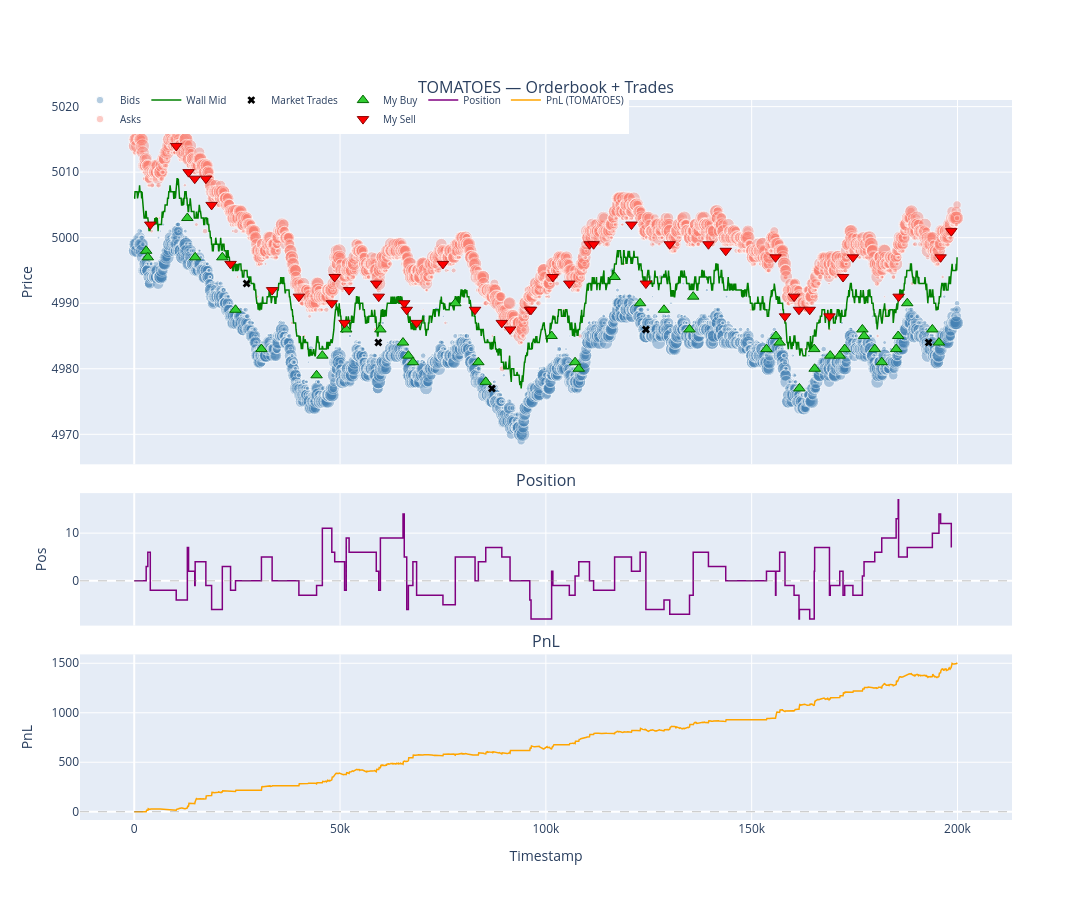

Here is the notebook cell this chart was saved with:
### Code cell
fig = plot_review("TOMATOES")
fig.show()

### Figure 1 — Plotly figure (JSON) as saved in the notebook; plotly's stock layout.template omitted (floating-point values rounded to 4 significant figures; data arrays with more than 128 entries replaced by an {"elided": "..."} marker saying what was removed)
{"data": [{"hovertemplate": "t=%{x}<br>p=%{y}<extra>Bid</extra>", "legendgroup": "ob", "marker": {"color": "steelblue", "opacity": 0.4, "size": {"elided": "4058 float values"}}, "mode": "markers", "name": "Bids", "type": "scatter", "x": {"elided": "4058 int values"}, "xaxis": "x", "y": {"elided": "4058 int values"}, "yaxis": "y"}, {"hovertemplate": "t=%{x}<br>p=%{y}<extra>Ask</extra>", "legendgroup": "ob", "marker": {"color": "salmon", "opacity": 0.4, "size": {"elided": "4067 float values"}}, "mode": "markers", "name": "Asks", "type": "scatter", "x": {"elided": "4067 int values"}, "xaxis": "x", "y": {"elided": "4067 int values"}, "yaxis": "y"}, {"legendgroup": "wm", "line": {"color": "green", "width": 1.5}, "mode": "lines", "name": "Wall Mid", "type": "scatter", "x": {"elided": "2000 int values"}, "xaxis": "x", "y": {"elided": "2000 float values"}, "yaxis": "y"}, {"customdata": [5, 2, 4, 2, 5], "hovertemplate": "t=%{x}<br>p=%{y}<br>qty=%{customdata}<extra>Mkt</extra>", "legendgroup": "mkt", "marker": {"color": "black", "size": 7, "symbol": "x"}, "mode": "markers", "name": "Market Trades", "type": "scatter", "x": [27300, 59300, 86900, 124300, 193000], "xaxis": "x", "y": [4993, 4984, 4977, 4986, 4984], "yaxis": "y"}, {"customdata": [3, 3, 11, 5, 9, 2, 5, 2, 12, 11, 11, 5, 5, 5, 10, 4, 3, 10, 4, 3, 7, 4, 2, 4, 9, 2, 5, 4, 2, 10, 5, 2, 3, 2, 4, 3, 2, 3, 4, 4, 2, 3, 4], "hovertemplate": "t=%{x}<br>p=%{y}<br>qty=%{customdata}<extra>My Buy</extra>", "legendgroup": "my", "marker": {"color": "limegreen", "line": {"color": "darkgreen", "width": 1}, "size": 10, "symbol": "triangle-up"}, "mode": "markers", "name": "My Buy", "type": "scatter", "x": [2900, 3300, 12900, 14800, 21400, 24600, 30900, 44300, 45700, 51500, 59800, 65300, 66600, 67700, 78000, 83600, 85400, 101400, 107100, 108000, 116700, 122900, 128700, 134900, 135800, 153600, 155900, 156800, 161600, 165200, 165300, 169100, 171400, 172600, 176900, 177300, 179900, 181600, 185100, 185600, 187800, 193900, 195500], "xaxis": "x", "y": [4998, 4997, 5003, 4997, 4997, 4989, 4983, 4979, 4982, 4986, 4986, 4984, 4982, 4981, 4990, 4981, 4978, 4985, 4981, 4980, 4994, 4990, 4989, 4986, 4991, 4983, 4985, 4984, 4977, 4983, 4980, 4982, 4982, 4983, 4986, 4985, 4983, 4981, 4983, 4985, 4990, 4986, 4984], "yaxis": "y"}, {"customdata": [8, 2, 5, 3, 5, 5, 5, 5, 3, 5, 2, 6, 3, 4, 4, 9, 11, 7, 2, 5, 2, 5, 4, 4, 3, 2, 4, 2, 3, 12, 3, 3, 3, 5, 7, 2, 5, 2, 10, 5, 2, 12, 2, 5], "hovertemplate": "t=%{x}<br>p=%{y}<br>qty=%{customdata}<extra>My Sell</extra>", "legendgroup": "my", "marker": {"color": "red", "line": {"color": "darkred", "width": 1}, "size": 10, "symbol": "triangle-down"}, "mode": "markers", "name": "My Sell", "type": "scatter", "x": [3900, 10200, 13200, 14700, 17400, 18800, 23400, 33500, 40000, 48000, 48700, 51100, 52200, 58800, 59400, 65600, 66200, 68600, 75000, 82800, 89300, 91300, 96100, 96400, 101700, 105700, 110600, 111600, 120800, 124300, 130100, 139500, 143700, 155800, 158100, 160300, 161500, 164100, 168900, 172200, 174600, 185700, 195900, 198500], "xaxis": "x", "y": [5002, 5014, 5010, 5009, 5009, 5005, 4996, 4992, 4991, 4990, 4994, 4987, 4992, 4993, 4991, 4990, 4989, 4987, 4996, 4989, 4987, 4986, 4989, 4989, 4994, 4993, 4999, 4999, 5002, 4993, 4999, 4999, 4998, 4997, 4988, 4991, 4989, 4989, 4988, 4994, 4997, 4991, 4997, 5001], "yaxis": "y"}, {"hovertemplate": "t=%{x}<br>pos=%{y}<extra></extra>", "legendgroup": "pos", "line": {"color": "purple", "shape": "hv", "width": 1.5}, "mode": "lines", "name": "Position", "type": "scatter", "x": [0, 2900, 3300, 3900, 10200, 12900, 13200, 14700, 14800, 17400, 18800, 21400, 23400, 24600, 30900, 33500, 40000, 44300, 45700, 48000, 48700, 51100, 51500, 52200, 58800, 59400, 59800, 65300, 65600, 66200, 66600, 67700, 68600, 75000, 78000, 82800, 83600, 85400, 89300, 91300, 96100, 96400, 101400, 101700, 105700, 107100, 108000, 110600, 111600, 116700, 120800, 122900, 124300, 128700, 130100, 134900, 135800, 139500, 143700, 153600, 155800, 155900, 156800, 158100, 160300, 161500, 161600, 164100, 165200, 165300, 168900, 169100, 171400, 172200, 172600, 174600, 176900, 177300, 179900, 181600, 185100, 185600, 185700, 187800, 193900, 195500, 195900, 198500], "xaxis": "x2", "y": [0, 3, 6, -2, -4, 7, 2, -1, 4, -1, -6, 3, -2, 0, 5, 0, -3, -1, 11, 6, 4, -2, 9, 6, 2, -2, 9, 14, 5, -6, -1, 4, -3, -5, 5, 0, 4, 7, 5, 0, -4, -8, 2, -1, -3, 1, 4, 0, -2, 5, 2, 6, -6, -4, -7, -3, 6, 3, 0, 2, -3, 2, 6, -1, -3, -8, -6, -8, 2, 7, -3, -1, 2, -3, -1, -3, 1, 4, 6, 9, 13, 17, 5, 7, 10, 14, 12, 7], "yaxis": "y2"}, {"hovertemplate": "t=%{x}<br>PnL=%{y:.1f}<extra></extra>", "legendgroup": "pnl", "line": {"color": "orange", "width": 1.5}, "mode": "lines", "name": "PnL (TOMATOES)", "type": "scatter", "x": {"elided": "2000 int values"}, "xaxis": "x3", "y": {"elided": "2000 float values"}, "yaxis": "y3"}], "layout": {"annotations": [{"font": {"size": 16}, "showarrow": false, "text": "TOMATOES — Orderbook + Trades", "x": 0.5, "xanchor": "center", "xref": "paper", "y": 1, "yanchor": "bottom", "yref": "paper"}, {"font": {"size": 16}, "showarrow": false, "text": "Position", "x": 0.5, "xanchor": "center", "xref": "paper", "y": 0.454, "yanchor": "bottom", "yref": "paper"}, {"font": {"size": 16}, "showarrow": false, "text": "PnL", "x": 0.5, "xanchor": "center", "xref": "paper", "y": 0.23, "yanchor": "bottom", "yref": "paper"}], "height": 900, "hovermode": "x unified", "legend": {"font": {"size": 10}, "orientation": "h", "x": 0, "y": 1.02}, "shapes": [{"line": {"color": "gray", "dash": "dash", "width": 0.5}, "type": "line", "x0": 0, "x1": 1, "xref": "x2 domain", "y0": 0, "y1": 0, "yref": "y2"}, {"line": {"color": "gray", "dash": "dash", "width": 0.5}, "type": "line", "x0": 0, "x1": 1, "xref": "x3 domain", "y0": 0, "y1": 0, "yref": "y3"}], "width": 1200, "xaxis": {"anchor": "y", "domain": [0, 1], "matches": "x3", "showticklabels": false}, "xaxis2": {"anchor": "y2", "domain": [0, 1], "matches": "x3", "showticklabels": false}, "xaxis3": {"anchor": "y3", "domain": [0, 1], "title": {"text": "Timestamp"}}, "yaxis": {"anchor": "x", "domain": [0.494, 1], "title": {"text": "Price"}}, "yaxis2": {"anchor": "x2", "domain": [0.27, 0.454], "title": {"text": "Pos"}}, "yaxis3": {"anchor": "x3", "domain": [0, 0.23], "title": {"text": "PnL"}}}}
